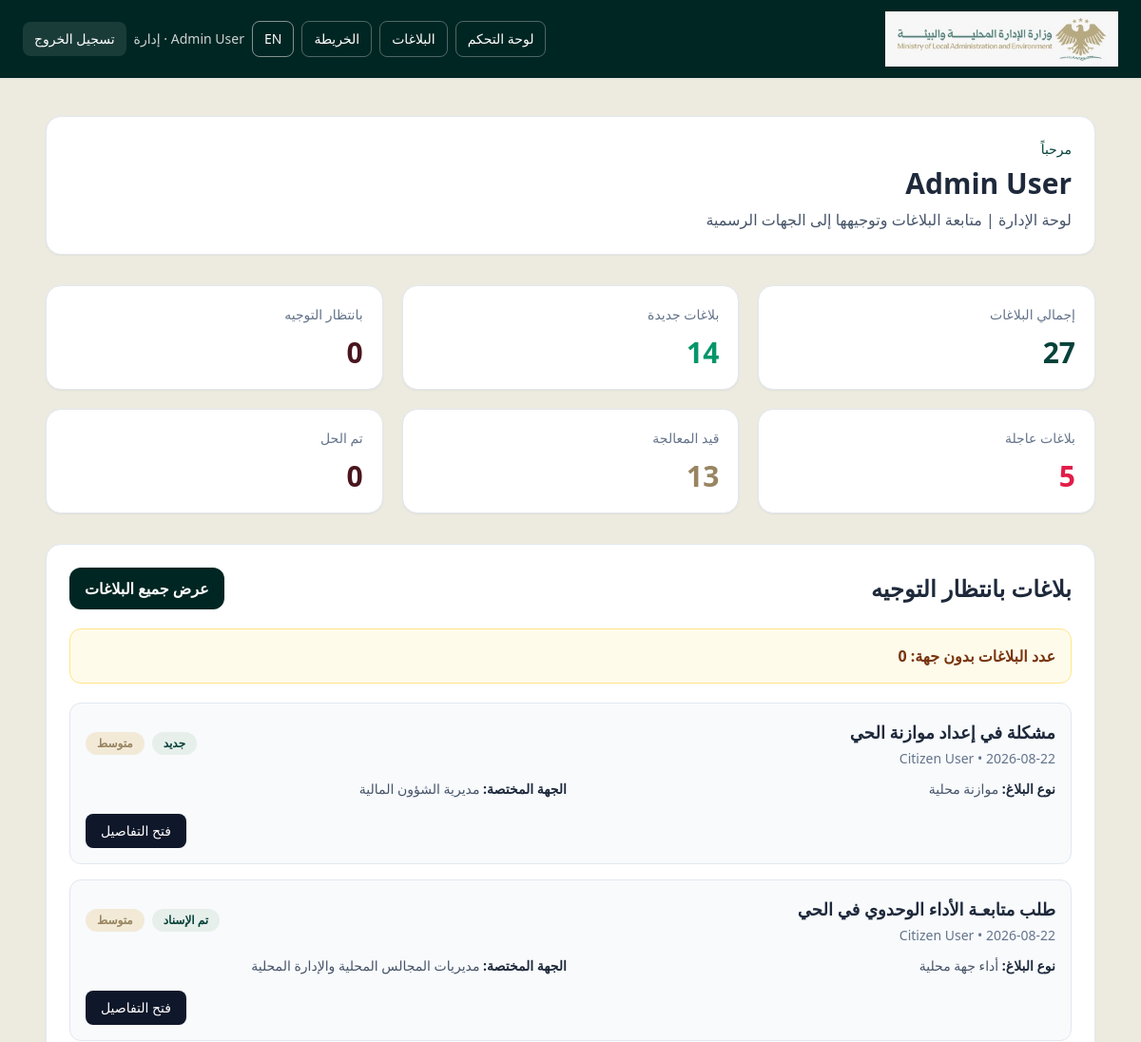
The app's page /admin (signed in, upper part), older data.
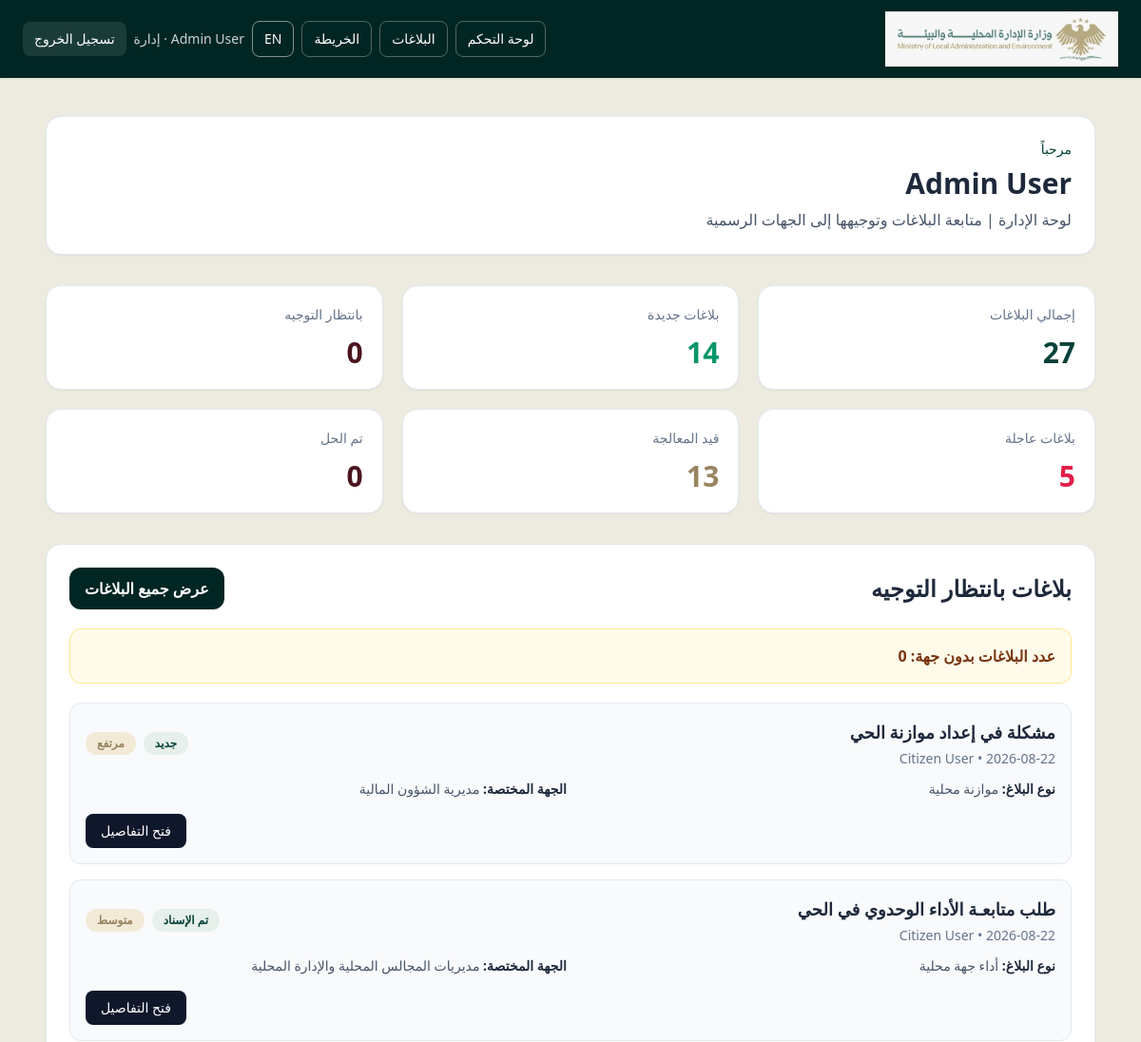
The same page, newer data.
### app/models/complaint.py (models this page shows)
class Complaint(Base):
    __tablename__ = "complaints"
    id: Mapped[int] = mapped_column(primary_key=True, index=True)
    user_id: Mapped[int] = mapped_column(ForeignKey("users.id"), nullable=False)
    category_id: Mapped[int | None] = mapped_column(ForeignKey("categories.id"), nullable=True)
    department_id: Mapped[int | None] = mapped_column(ForeignKey("departments.id"), nullable=True)
    title: Mapped[str] = mapped_column(String(255), nullable=False)
    description: Mapped[str] = mapped_column(Text, nullable=False)
    address: Mapped[str | None] = mapped_column(String(255), nullable=True)
    area: Mapped[str | None] = mapped_column(String(255), nullable=True)
    governorate: Mapped[str | None] = mapped_column(String(255), nullable=True)
    latitude: Mapped[float | None] = mapped_column(Float, nullable=True)
    longitude: Mapped[float | None] = mapped_column(Float, nullable=True)
    image_path: Mapped[str | None] = mapped_column(String(500), nullable=True)
    priority: Mapped[str] = mapped_column(String(50), default="medium", nullable=False)
    status: Mapped[str] = mapped_column(String(50), default="new", nullable=False)
    routing_reason: Mapped[str | None] = mapped_column(Text, nullable=True)
    routing_confidence: Mapped[float | None] = mapped_column(Float, nullable=True)
    assigned_at: Mapped[datetime | None] = mapped_column(DateTime(timezone=True), nullable=True)
    resolved_at: Mapped[datetime | None] = mapped_column(DateTime(timezone=True), nullable=True)
    created_at: Mapped[datetime] = mapped_column(DateTime(timezone=True), default=lambda: datetime.now(timezone.utc), nullable=False)
    updated_at: Mapped[datetime] = mapped_column(
        DateTime(timezone=True),
        default=lambda: datetime.now(timezone.utc),
        onupdate=lambda: datetime.now(timezone.utc),
        nullable=False,
    )
    user: Mapped["User"] = relationship(back_populates="complaints")
    category: Mapped["Category"] = relationship(back_populates="complaints")
    department: Mapped["Department"] = relationship(back_populates="complaints")
    comments: Mapped[list["Comment"]] = relationship(back_populates="complaint")
    updates: Mapped[list["ComplaintUpdate"]] = relationship(back_populates="complaint")

### app/models/user.py (models this page shows)
class User(Base):
    __tablename__ = "users"
    id: Mapped[int] = mapped_column(primary_key=True, index=True)
    name: Mapped[str] = mapped_column(String(150), nullable=False)
    email: Mapped[str] = mapped_column(String(255), unique=True, index=True, nullable=False)
    hashed_password: Mapped[str] = mapped_column(String(255), nullable=False)
    role: Mapped[str] = mapped_column(String(50), default="citizen", nullable=False)
    created_at: Mapped[datetime] = mapped_column(DateTime(timezone=True), default=lambda: datetime.now(timezone.utc), nullable=False)
    updated_at: Mapped[datetime] = mapped_column(
        DateTime(timezone=True),
        default=lambda: datetime.now(timezone.utc),
        onupdate=lambda: datetime.now(timezone.utc),
        nullable=False,
    )
    complaints: Mapped[list["Complaint"]] = relationship(back_populates="user")
    comments: Mapped[list["Comment"]] = relationship(back_populates="user")
    complaint_updates: Mapped[list["ComplaintUpdate"]] = relationship(back_populates="user")

### app/models/category.py (models this page shows)
class Category(Base):
    __tablename__ = "categories"
    id: Mapped[int] = mapped_column(primary_key=True, index=True)
    name: Mapped[str] = mapped_column(String(200), nullable=False)
    slug: Mapped[str] = mapped_column(String(200), unique=True, index=True, nullable=False)
    description: Mapped[str | None] = mapped_column(Text, nullable=True)
    created_at: Mapped[datetime] = mapped_column(DateTime(timezone=True), default=lambda: datetime.now(timezone.utc), nullable=False)
    updated_at: Mapped[datetime] = mapped_column(
        DateTime(timezone=True),
        default=lambda: datetime.now(timezone.utc),
        onupdate=lambda: datetime.now(timezone.utc),
        nullable=False,
    )
    complaints: Mapped[list["Complaint"]] = relationship(back_populates="category")

### app/models/department.py (models this page shows)
class Department(Base):
    __tablename__ = "departments"
    id: Mapped[int] = mapped_column(primary_key=True, index=True)
    name: Mapped[str] = mapped_column(String(255), nullable=False)
    slug: Mapped[str] = mapped_column(String(255), unique=True, index=True, nullable=False)
    description: Mapped[str] = mapped_column(Text, nullable=False)
    scope: Mapped[str] = mapped_column(String(50), nullable=False, default="directorate")
    created_at: Mapped[datetime] = mapped_column(DateTime(timezone=True), default=lambda: datetime.now(timezone.utc), nullable=False)
    updated_at: Mapped[datetime] = mapped_column(
        DateTime(timezone=True),
        default=lambda: datetime.now(timezone.utc),
        onupdate=lambda: datetime.now(timezone.utc),
        nullable=False,
    )
    complaints: Mapped[list["Complaint"]] = relationship(back_populates="department")

### app/routers/auth.py (the view)
@router.get("/admin")
async def admin_dashboard(
    request: Request,
    user: User = Depends(require_role("admin")),
    db: Session = Depends(get_db),
):
    complaints = db.scalars(
        select(Complaint)
        .options(selectinload(Complaint.user), selectinload(Complaint.category), selectinload(Complaint.department))
        .order_by(Complaint.created_at.desc())
    ).all()
    total_complaints = len(complaints)
    new_count = sum(1 for complaint in complaints if complaint.status == "new")
    urgent_count = sum(1 for complaint in complaints if complaint.priority == "urgent")
    in_progress_count = sum(1 for complaint in complaints if complaint.status in {"assigned", "in_progress"})
    resolved_count = sum(1 for complaint in complaints if complaint.status in {"resolved", "closed"})
    pending_routing_count = sum(1 for complaint in complaints if complaint.department_id is None)
    recent_complaints = complaints[:5]
    departments = db.scalars(select(Department).order_by(Department.name.asc())).all()
    routed_complaints = [complaint for complaint in complaints if complaint.department]
    open_complaints = [complaint for complaint in complaints if complaint.status not in {"resolved", "closed"}]
    top_department = max(routed_complaints, key=lambda item: sum(other.department_id == item.department_id for other in routed_complaints)).department if routed_complaints else None
    categorized_complaints = [complaint for complaint in complaints if complaint.category]
    top_category = max(categorized_complaints, key=lambda item: sum(other.category_id == item.category_id for other in categorized_complaints)).category if categorized_complaints else None
    governorates = [complaint.governorate for complaint in open_complaints if complaint.governorate]
    top_governorate = max(set(governorates), key=governorates.count) if governorates else None
    category_distribution = Counter(complaint.category.name for complaint in categorized_complaints)
    status_distribution = Counter(STATUS_LABELS.get(complaint.status, complaint.status) for complaint in complaints)
    department_distribution = Counter(complaint.department.name for complaint in routed_complaints)
    return templates.TemplateResponse(
        request,
        "dashboard_admin.html",
        {
            "title": "لوحة الإدارة",
            "user": user,
            "slogan": settings.project_slogan,
            "total_complaints": total_complaints,
            "new_count": new_count,
            "urgent_count": urgent_count,
            "in_progress_count": in_progress_count,
            "resolved_count": resolved_count,
            "pending_routing_count": pending_routing_count,
            "recent_complaints": recent_complaints,
            "departments": departments,
            "top_department": top_department,
            "top_category": top_category,
            "top_governorate": top_governorate,
            "category_distribution": dict(category_distribution),
            "status_distribution": dict(status_distribution),
            "department_distribution": dict(department_distribution),
        },
    )

### app/templates/dashboard_admin.html (shortened to what the changed rows need)
<!DOCTYPE html>
{% set lang = current_language(request) %}<html lang="{{ lang }}" dir="{{ 'rtl' if lang == 'ar' else 'ltr' }}">
  <head>
    <script src="https://cdn.tailwindcss.com"></script>
    <link rel="stylesheet" href="/static/css/ministry-theme.css" />
  </head>
  <body class="text-slate-800" dir="{{ 'rtl' if lang == 'ar' else 'ltr' }}">
    <main class="mx-auto max-w-6xl px-6 py-10">
      <div class="mb-8 rounded-2xl border border-slate-200 bg-white p-6 shadow-sm">
        <h1 class="mt-2 text-3xl font-bold">{{ user.name }}</h1>
      </div>
      <div class="mt-8 rounded-2xl border border-slate-200 bg-white p-6 shadow-sm">
        <div class="mb-5 flex items-center justify-between">
          <h2 class="text-2xl font-bold">بلاغات بانتظار التوجيه</h2>
        </div>
        {% if recent_complaints %}
        <div class="mt-5 space-y-4">
          {% for complaint in recent_complaints %}
          <div class="rounded-xl border border-slate-200 bg-slate-50 p-4">
            <div class="flex items-center justify-between gap-3">
              <div>
                <h3 class="text-lg font-bold">{{ complaint.title }}</h3>
                <p class="mt-1 text-sm text-slate-500">{{ complaint.user.name if complaint.user else 'غير معروف' }} • {{ complaint.created_at.strftime('%Y-%m-%d') }}</p>
              </div>
              <div class="flex gap-2">
                <span class="rounded-full bg-sky-100 px-3 py-1 text-xs font-semibold text-sky-800">{{ status_label(complaint.status, request) }}</span>
                <span class="rounded-full bg-amber-100 px-3 py-1 text-xs font-semibold text-amber-800">{{ priority_label(complaint.priority, request) }}</span>
              </div>
            </div>
            <div class="mt-3 grid gap-2 text-sm text-slate-600 md:grid-cols-2">
              <div><span class="font-semibold text-slate-800">نوع البلاغ:</span> {{ complaint.category.name if complaint.category else 'غير محدد' }}</div>
              <div><span class="font-semibold text-slate-800">الجهة المختصة:</span> {{ complaint.department.name if complaint.department else 'بانتظار التوجيه' }}</div>
            </div>
            <div class="mt-4 flex justify-end">
              <a href="/admin/complaints/{{ complaint.id }}" class="rounded-lg bg-slate-900 px-4 py-2 text-sm font-medium text-white hover:bg-slate-800">فتح التفاصيل</a>
            </div>
          </div>
          {% endfor %}
        </div>
        {% else %}
        <div class="mt-5 rounded-xl border border-dashed border-slate-300 bg-slate-50 p-8 text-center text-slate-600">لا توجد بلاغات حتى الآن.</div>
        {% endif %}
      </div>
    </main>
  </body>
</html>

Row changes from the older to the newer data that the page shows:
changed Complaint "مشكلة في إعداد موازنة الحي": priority "متوسط" → "مرتفع"
